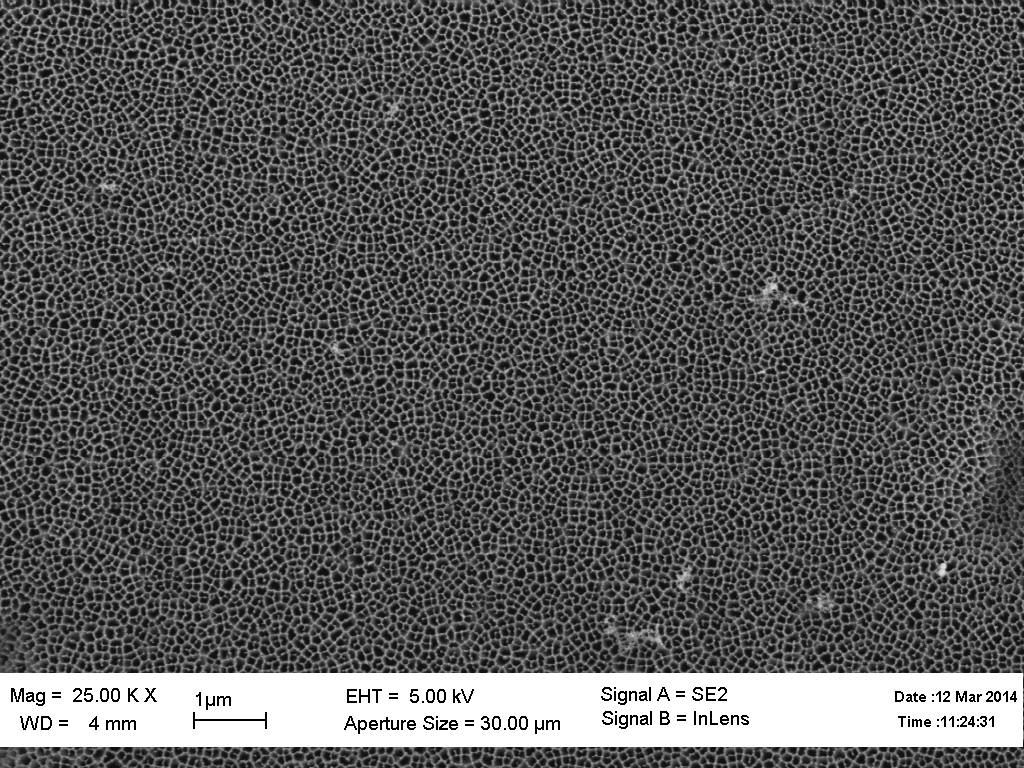
#> input picture PIL_Test_files/PIL_Test_10_0.jpeg, 1024 x 768 px
$ python -i distinguisher.py   (imports and definitions only)
#> lines starting #> are read from the running program, lines starting #| are printed output that depends on the picture
### src/cell_distinguisher/distinguisher.py
'''
Created on 12 марта 2014 г.

@author: gleb
'''
BLACK = 0
WHITE = 255

from PIL import Image
from cell_distinguisher.cell import Cell

cells = []

# [5 lines left out: function get_cells_from_image, not called in this run]


def make_threshold(im, threshold):
    for x in range(0, im.getbbox()[2]):
        for y in range(0, im.getbbox()[3]):
            if(im.getpixel((x,y)) > threshold):
                im.putpixel((x, y), WHITE)
            else:
                im.putpixel((x, y), BLACK)

    return


# [8 lines left out: function __iterate_through_image__, not called in this run]


# [2 lines that do not run on import are left out]

### src/line_distinguisher/distinguisher.py
'''
Created on 18 марта 2014 г.

@author: elvira
'''

from line_distinguisher.hough_transform import get_coefficients
from PIL import ImageFilter
from cell_distinguisher.distinguisher import make_threshold
import sys

def prepare_image(im, slice_thickness = 50, threshold = 80):
    image = im.copy()
    image = __image_preparing__(image, threshold)
    slices =__slice_image__(image, slice_thickness)
    return slices

def get_lines(slice_, tolerance_a_b = (2, 0), max_a = 0.1):
    print("Getting coefficients..."); sys.stdout.flush()
    coeffs = get_coefficients(slice_, tolerance_a_b, max_a)
    return coeffs

def decimate(image, interval):
    im_width, im_height = image.getbbox()[2:]

    for i in range(0, im_width, interval[0]):
        for j in range(0, im_height, interval[1]):
            image.putpixel((i, j), 0)

def __image_preparing__(im, threshold):
        converted_im = im.convert(mode = 'L')
        filtered_converted_im = converted_im.filter(ImageFilter.FIND_EDGES)
        make_threshold(filtered_converted_im, threshold)
        return filtered_converted_im

def __slice_image__(im, slice_thickness):
    im_width, im_height = im.getbbox()[2:]
    slices = []
    i=0
    while i<=im_width-slice_thickness :
        slices.append(im.crop((i, 0, i+slice_thickness, im_height)))
        i+=slice_thickness
    return slices

>>> from PIL import Image
>>> picture = Image.open('../../PIL_Test_files/PIL_Test_10_0.jpeg')
#> picture is the input picture: PIL image 1024x768 L; min 0, max 255, mean 90.2
>>> result = prepare_image(picture)
#> in __image_preparing__, `filtered_converted_im = converted_im.filter(ImageFilter.FIND_EDGES)`:
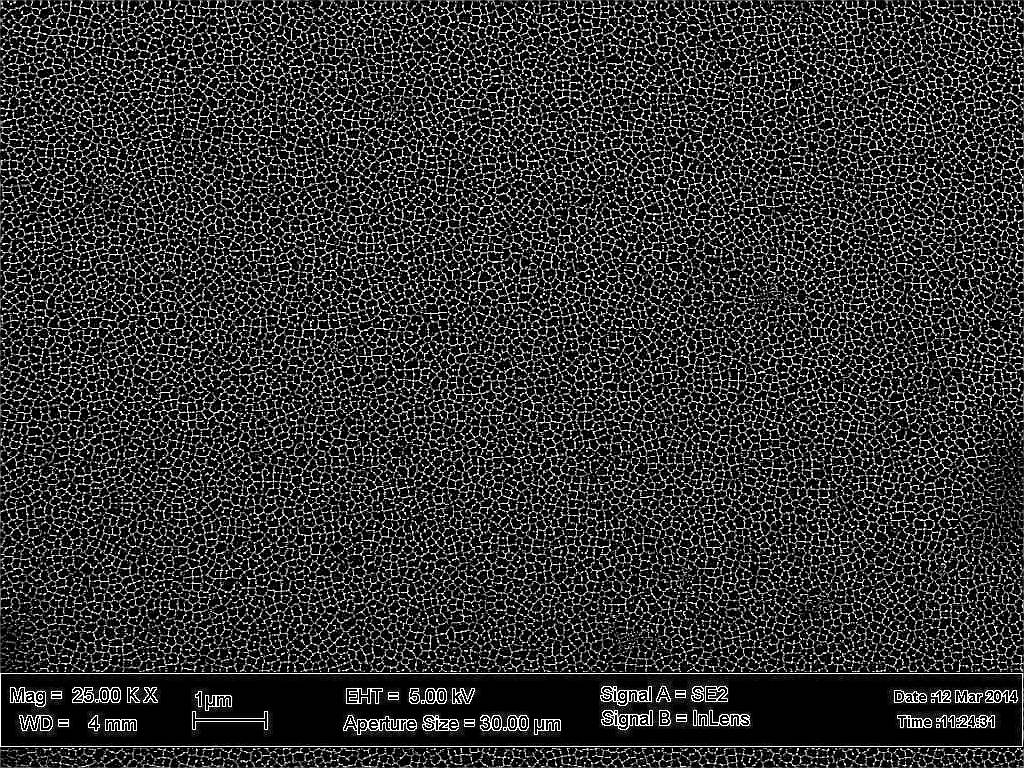
#> filtered_converted_im: PIL image 1024x768 L; min 0, max 255, mean 48.4
#> after the loop in make_threshold, `for x in range(0, im.getbbox()[2]):`:
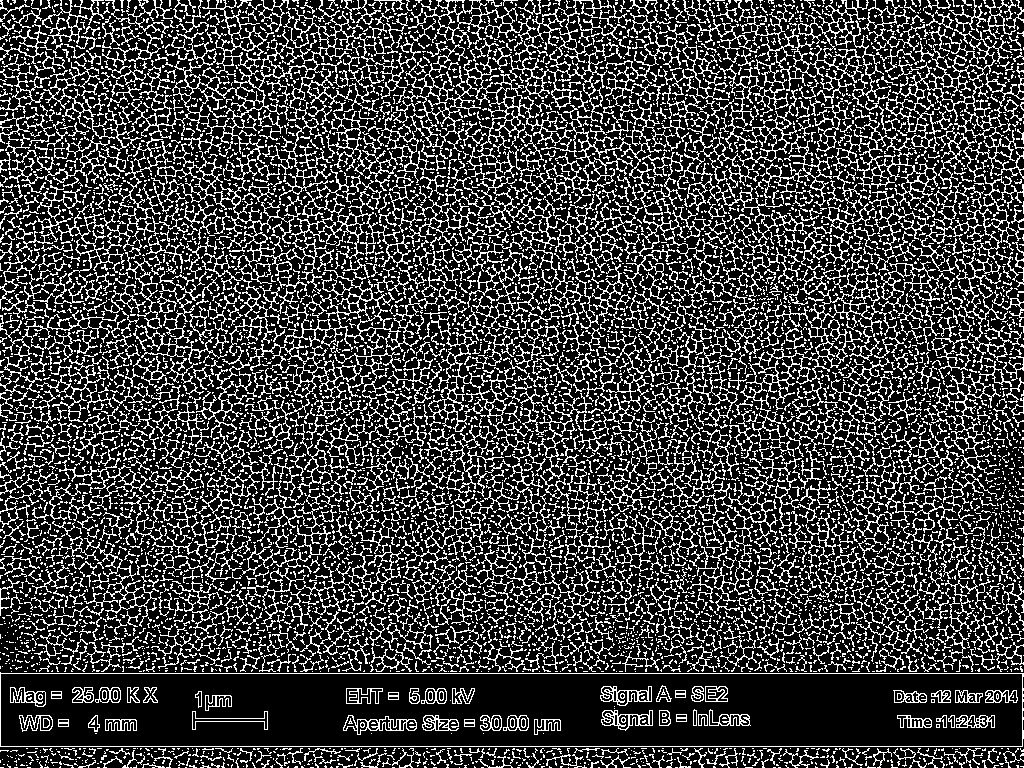
#> im: PIL image 1024x768 L; 24.5% white in thin lines or dots
#> in __slice_image__, `im_width, im_height = im.getbbox()[2:]`: im_width = 1024; im_height = 768
#> the loop in __slice_image__, `while i<=im_width-slice_thickness :` made 20 passes
#> i on passes 1 to 12: 50, 100, 150, 200, 250, 300, 350, 400, 450, 500, 550, 600
#> after the loop in __slice_image__, `while i<=im_width-slice_thickness :`: i = 1000; slices = 20 items
#> result = 20 items

$ run again, on PIL_Test_files/PIL_Test_11_0.jpeg
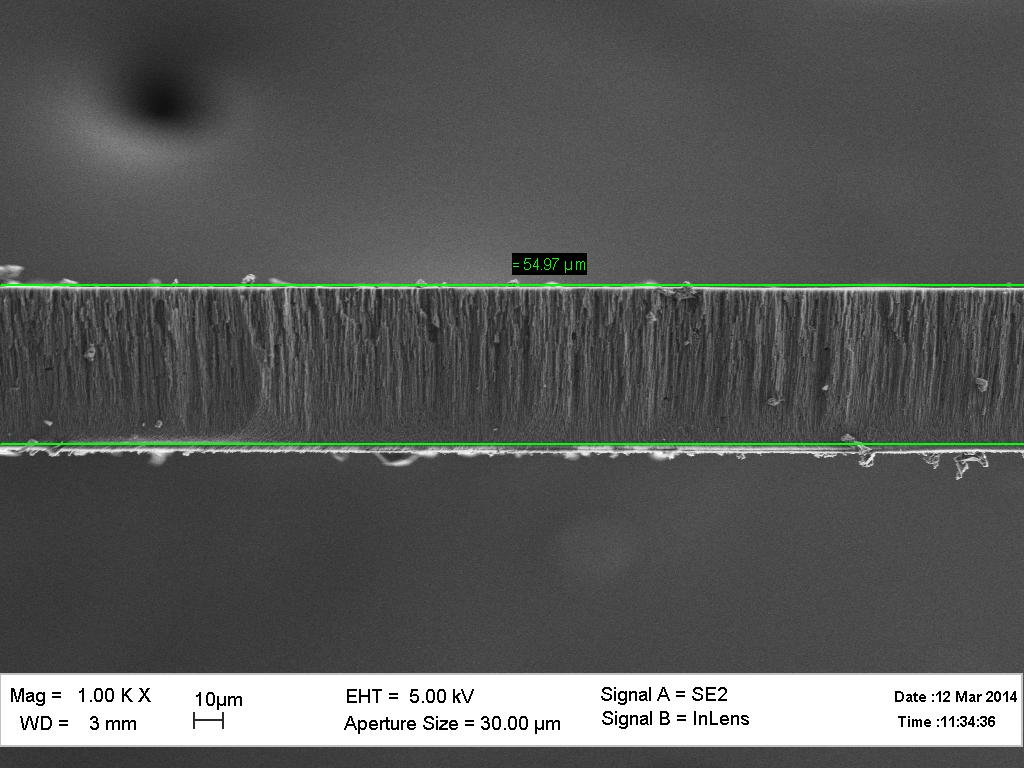
#> input picture PIL_Test_files/PIL_Test_11_0.jpeg, 1024 x 768 px
#> picture is the input picture: PIL image 1024x768 RGB; mean R, G, B 90.1, 91.5, 90.1
#> in __image_preparing__, `filtered_converted_im = converted_im.filter(ImageFilter.FIND_EDGES)`:
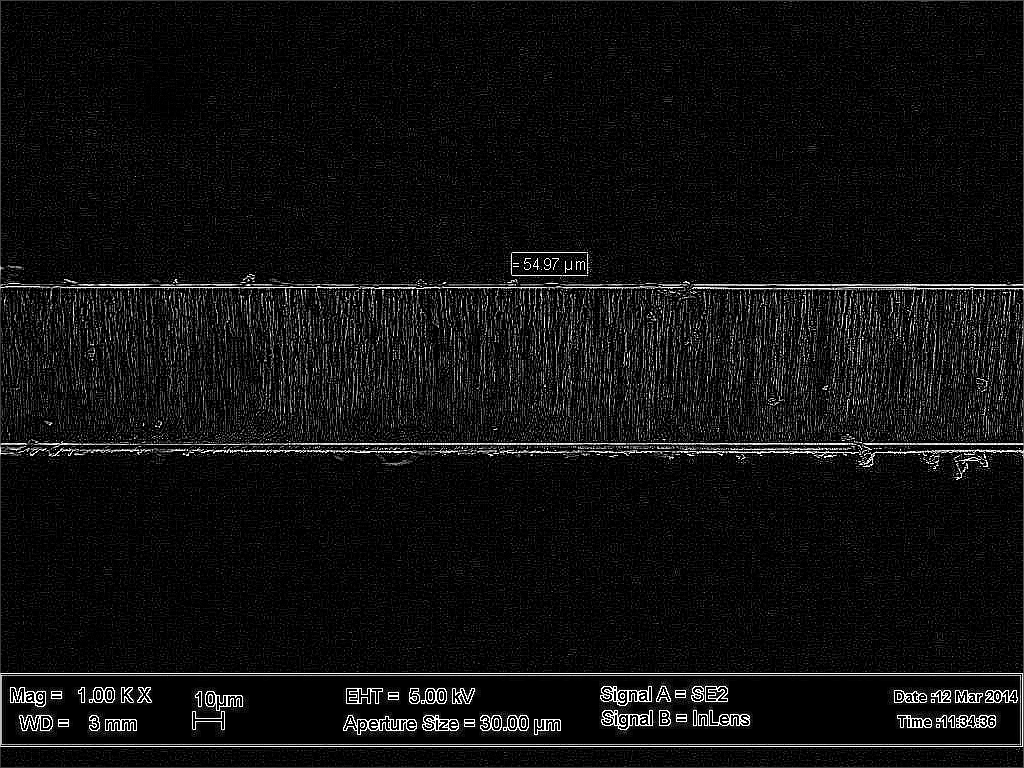
#> filtered_converted_im: PIL image 1024x768 L; min 0, max 255, mean 16.1
#> after the loop in make_threshold, `for x in range(0, im.getbbox()[2]):`:
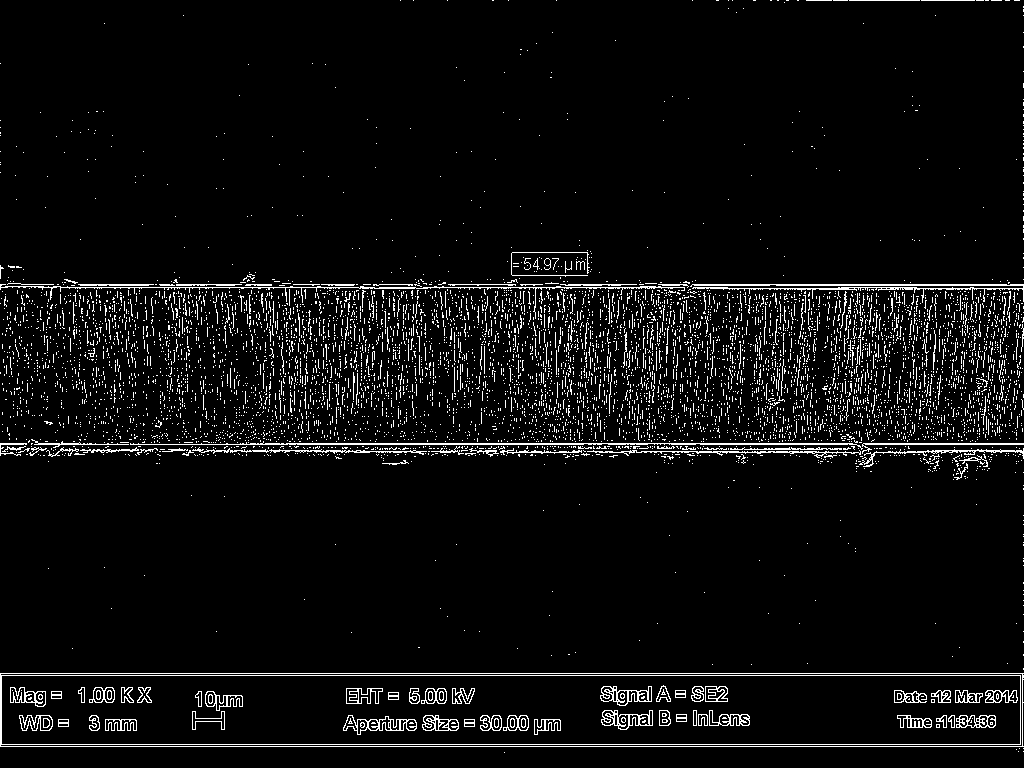
#> im: PIL image 1024x768 L; 5.2% white in thin lines or dots
#> im_width = 1024; im_height = 753
#> the loop in __slice_image__, `while i<=im_width-slice_thickness :` made 20 passes
#> i on passes 1 to 8: 50, 100, 150, 200, 250, 300, 350, 400
#> after the loop in __slice_image__, `while i<=im_width-slice_thickness :`: i = 1000; slices = 20 items

$ run again, on PIL_Test_files/PIL_Test_12_0.jpeg
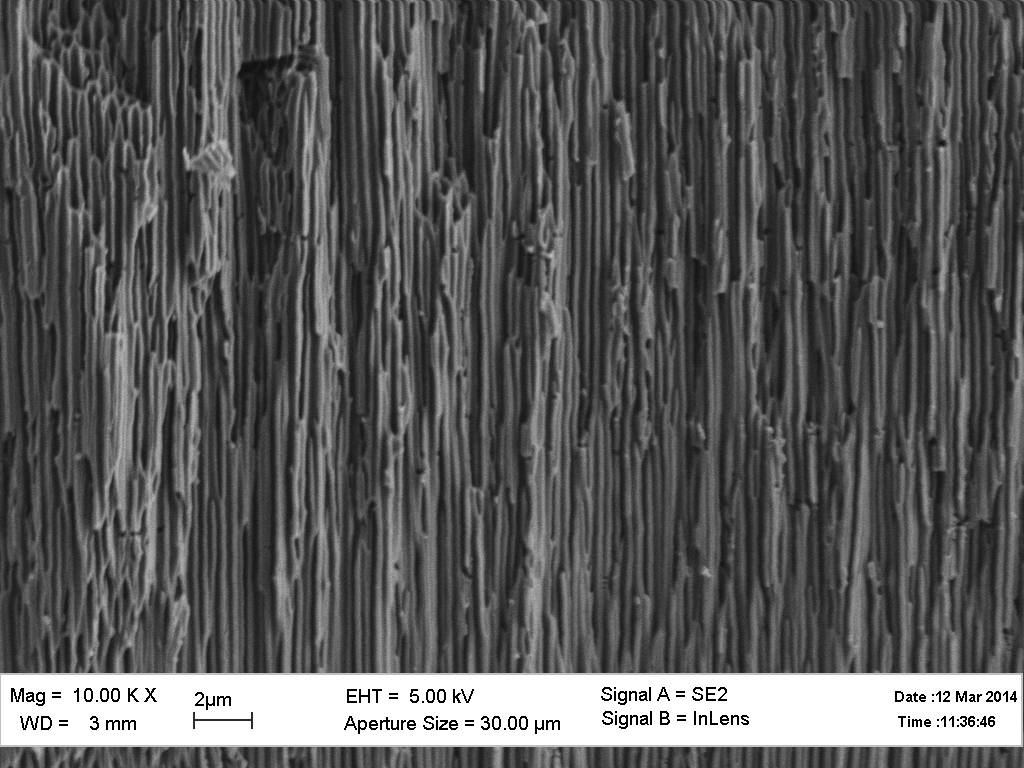
#> input picture PIL_Test_files/PIL_Test_12_0.jpeg, 1024 x 768 px
#> picture is the input picture: PIL image 1024x768 RGB; min 0, max 255, mean 89.3
#> in __image_preparing__, `filtered_converted_im = converted_im.filter(ImageFilter.FIND_EDGES)`:
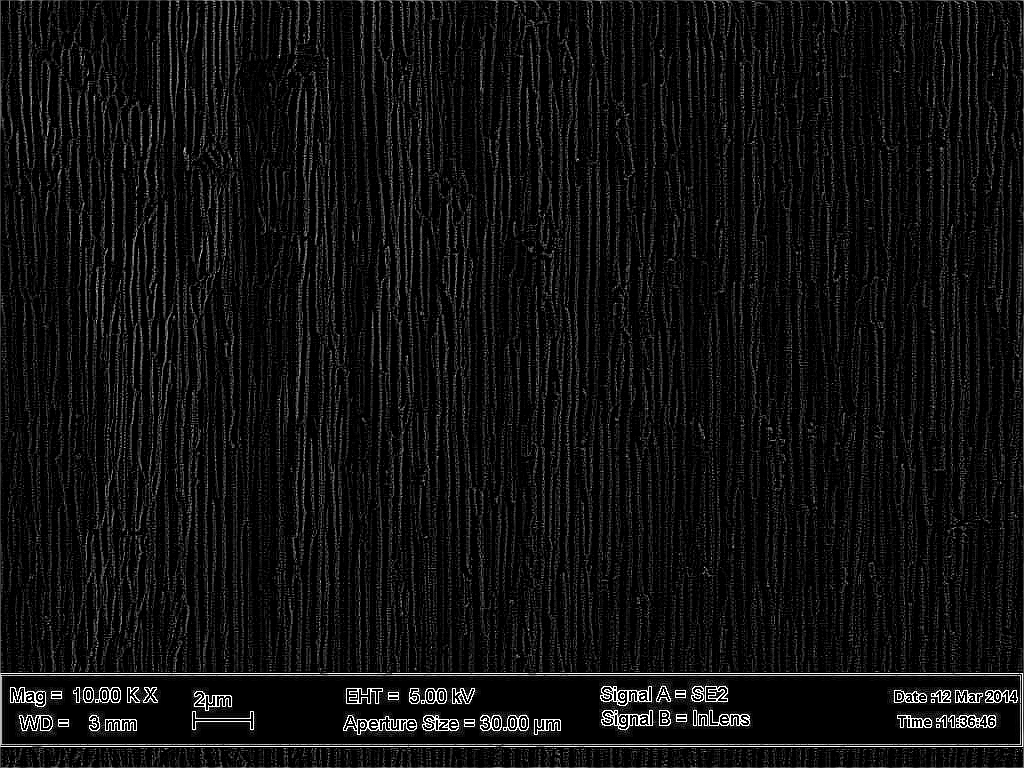
#> filtered_converted_im: PIL image 1024x768 L; min 0, max 255, mean 16
#> after the loop in make_threshold, `for x in range(0, im.getbbox()[2]):`:
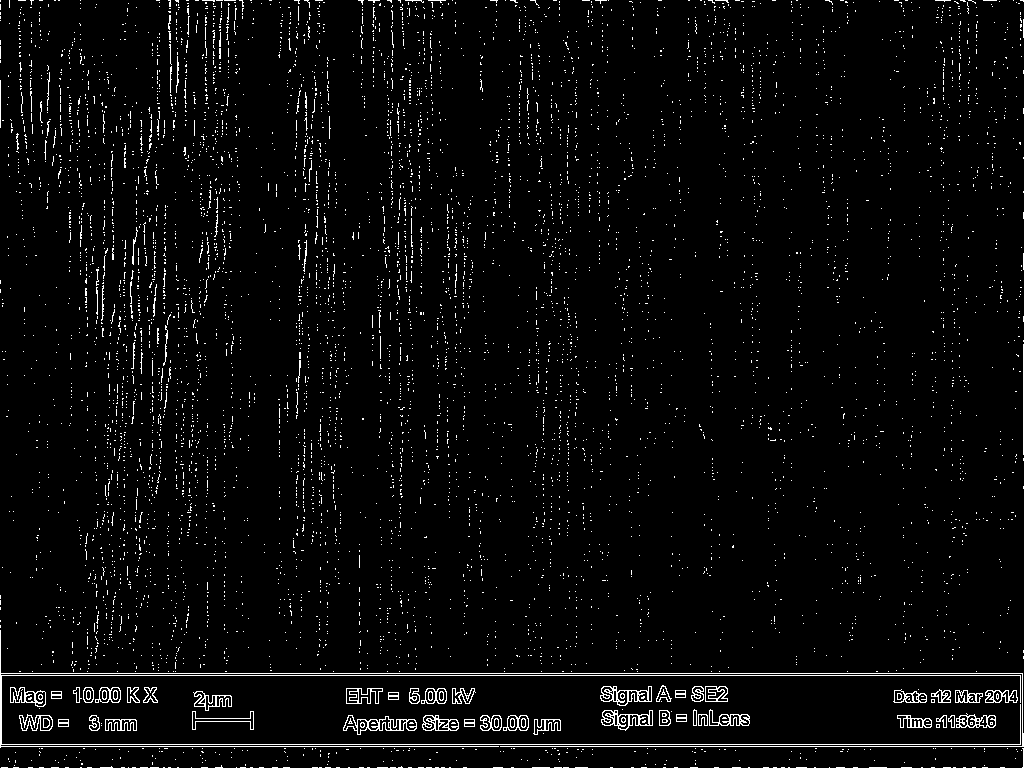
#> im: PIL image 1024x768 L; 3.4% white in thin lines or dots
#> im_width = 1024; im_height = 768
#> the loop in __slice_image__, `while i<=im_width-slice_thickness :` made 20 passes
#> i on passes 1 to 8: 50, 100, 150, 200, 250, 300, 350, 400
#> after the loop in __slice_image__, `while i<=im_width-slice_thickness :`: i = 1000; slices = 20 items

$ run again, on PIL_Test_files/PIL_Test_17_0.jpeg
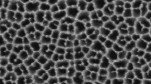
#> input picture PIL_Test_files/PIL_Test_17_0.jpeg, 151 x 84 px
#> picture is the input picture: PIL image 151x84 RGB; min 8, max 194, mean 77.2
#> in __image_preparing__, `filtered_converted_im = converted_im.filter(ImageFilter.FIND_EDGES)`:
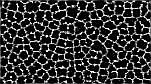
#> filtered_converted_im: PIL image 151x84 L; min 0, max 255, mean 53.6
#> after the loop in make_threshold, `for x in range(0, im.getbbox()[2]):`:
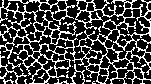
#> im: PIL image 151x84 L; 27.3% white in thin lines or dots
#> im_width = 151; im_height = 84
#> the loop in __slice_image__, `while i<=im_width-slice_thickness :` made 3 passes
#> i on passes 1 to 3: 50, 100, 150
#> after the loop in __slice_image__, `while i<=im_width-slice_thickness :`: i = 150; slices = 3 items
